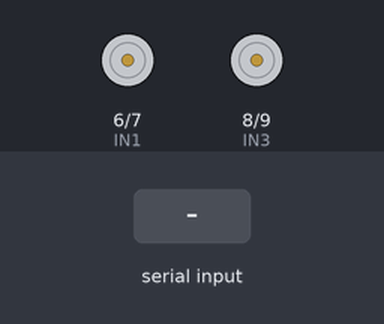
Recording of a sketch running on a simulated Arduino Uno, built with avr-gcc and run on an emulated ATmega328P. Parts: motor-driver pin pairs drawn as motors (green arrow = first pin HIGH = forward, orange = second pin HIGH = backward, longer = more drive). Inputs (shaded band) come from the test bench.

Above: at 1.2 s.
1.3 s: "F" received over the second serial link
At 2.2 s:
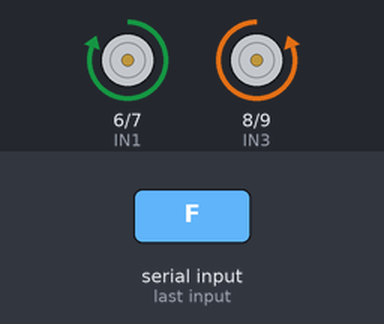
2.8 s: "B" received over the second serial link
At 3.3 s:
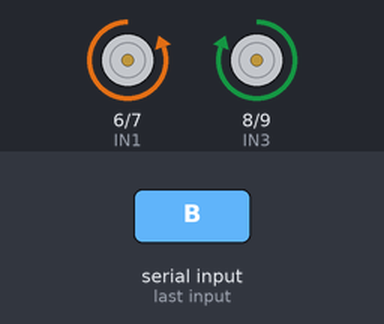
4.3 s: "L" received over the second serial link
At 5.5 s:
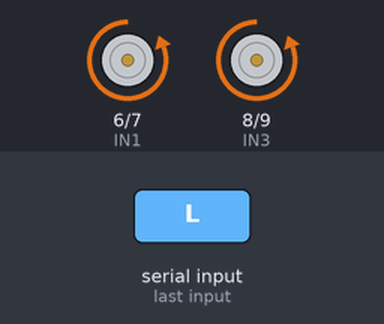
5.8 s: "R" received over the second serial link
At 6.8 s:
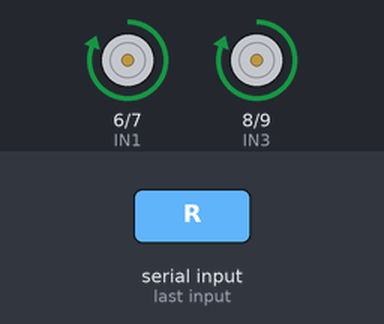
Timing chart, 0 to 8.3 s (numbered marks = the images above; inputs shaded):
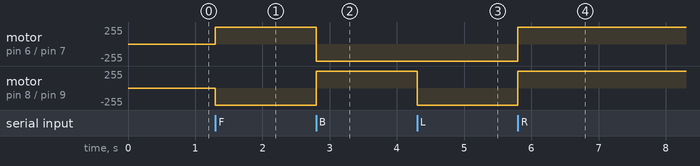

Measured:
- after the input at 1.3 s, motor on pin 6 (IN1) / pin 7 (IN2): stopped → forward 255/255 at once; motor on pin 8 (IN3) / pin 9 (IN4): stopped → backward 255/255 at once
- after the input at 2.8 s, motor on pin 6 (IN1) / pin 7 (IN2): forward 255/255 → backward 255/255 at once; motor on pin 8 (IN3) / pin 9 (IN4): backward 255/255 → forward 255/255 at once
- after the input at 4.3 s, motor on pin 8 (IN3) / pin 9 (IN4): forward 255/255 → backward 255/255 at once
- after the input at 5.8 s, motor on pin 6 (IN1) / pin 7 (IN2), motor on pin 8 (IN3) / pin 9 (IN4): backward 255/255 → forward 255/255 at once

The sketch:

Arduino.ino
```cpp
#include <SoftwareSerial.h>
SoftwareSerial bluetooth(0, 1);

int IN1 = 6;
int IN2 = 7;
int IN3 = 8;
int IN4 = 9;
int BEEP = 10;

char comando;

void setup() {
  //Define os pinos como saida
  bluetooth.begin(9600);
  pinMode(IN1, OUTPUT);
  pinMode(IN2, OUTPUT);
  pinMode(IN3, OUTPUT);
  pinMode(IN4, OUTPUT);
}

void loop() {
  while (bluetooth.available()) {
    comando = bluetooth.read();
    if (comando == 'F') {
      frente();
    }
    else if (comando == 'B') {
      tras();
    }
    else if (comando == 'L') {
      esquerda();
    }
    else if (comando == 'R') {
      direita();
    }
    else if (comando == 'V'){
      buzina();
    } else {
      parado();
    }
  }
}

void frente() {

 digitalWrite(IN1, HIGH);
  digitalWrite(IN2, LOW);
  digitalWrite(IN3, LOW);
  digitalWrite(IN4, HIGH);
}

void tras() {

  digitalWrite(IN1, LOW);
  digitalWrite(IN2, HIGH);
  digitalWrite(IN3, HIGH);
  digitalWrite(IN4, LOW);

}

void esquerda() {
 digitalWrite(IN1, LOW);
  digitalWrite(IN2, HIGH);
  digitalWrite(IN3, LOW);
  digitalWrite(IN4, HIGH);
}

void direita() {
  digitalWrite(IN1, HIGH);
  digitalWrite(IN2, LOW);
  digitalWrite(IN3, HIGH);
  digitalWrite(IN4, LOW);
}
void parado() {
  digitalWrite(IN1, LOW);
  digitalWrite(IN2, LOW);
  digitalWrite(IN3, LOW);
  digitalWrite(IN4,LOW);
}
void buzina(){
    for (int i=0;i<500;i++){

      digitalWrite(BEEP, HIGH);
      delayMicroseconds(1000);
      digitalWrite(BEEP, LOW);
      delayMicroseconds(1000);
  }
}
```
